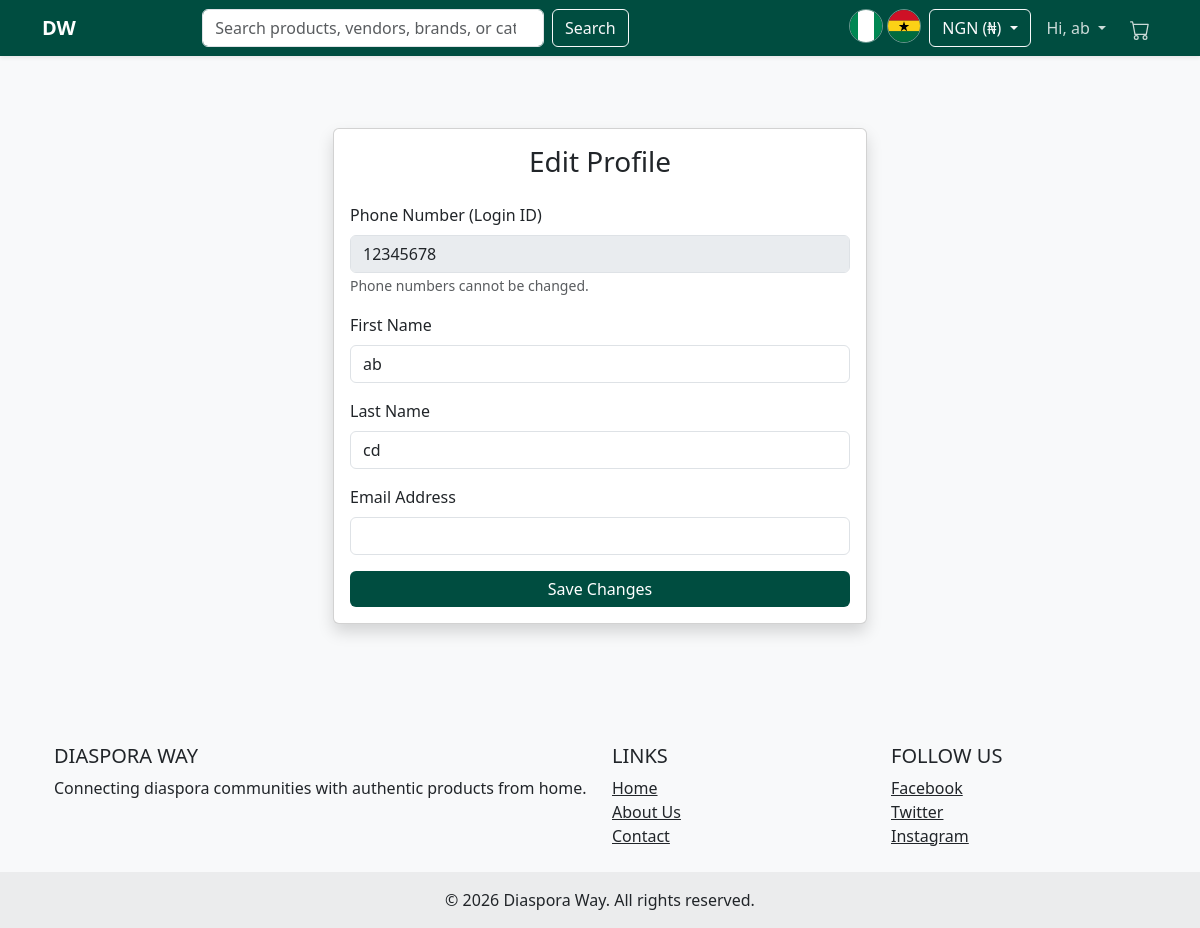
/users/profile/edit/ (signed in), run on the app's committed database.
### users/models.py (models this page shows, shortened)
class User(AbstractUser):
    class CountryChoices(models.TextChoices):
        NIGERIA = 'NG', 'Nigeria'
        GHANA = 'GH', 'Ghana'
    username = None  # Remove username field
    phone_number = models.CharField(max_length=15, unique=True)
    ROLE_CHOICES = (
        ('customer', 'Customer'),
        ('vendor', 'Vendor'),
        ('logistics', 'Logistics'),
        ('admin', 'Admin'),
    )
    role = models.CharField(max_length=10, choices=ROLE_CHOICES, default='customer')
    country = models.CharField(max_length=2, choices=CountryChoices.choices, default=CountryChoices.NIGERIA)
    USERNAME_FIELD = 'phone_number'
    REQUIRED_FIELDS = []
    objects = CustomUserManager()

### users/views.py (the view, shortened to what this page needs)
# urls.py: path('profile/edit/', views.edit_profile, name='edit_profile'),
@login_required
def edit_profile(request):
    return render(request, 'registration/edit_profile.html')

### core/context_processors.py (called while the page is built)
def currency_processor(request):
    currency = request.session.get('currency', 'NGN')
    if currency not in settings.CURRENCIES:
        currency = 'NGN'
    rate = settings.EXCHANGE_RATES.get(currency, 1.0)
    selected_currency = {
        'code': currency,
        **settings.CURRENCIES[currency],
    }
    currencies = [
        {'code': code, **details}
        for code, details in settings.CURRENCIES.items()
    ]
    return {
        'CURRENCY_CODE': currency,
        'CURRENCY_SYMBOL': selected_currency['symbol'],
        'CURRENCY_RATE': rate,
        'selected_currency': selected_currency,
        'currencies': currencies,
    }

### templates/registration/edit_profile.html (shortened to what this page needs)
{% extends 'base.html' %}
{% block content %}
<div class="container py-5">
    <div class="row justify-content-center">
        <div class="col-md-6">
            <div class="card shadow">
                <div class="card-body">
                    <h3 class="card-title text-center mb-4">Edit Profile</h3>
                    <form method="POST">
                        <div class="mb-3">
                            <label class="form-label">Phone Number (Login ID)</label>
                            <input type="text" class="form-control" value="{{ user.phone_number }}" disabled>
                            <small class="text-muted">Phone numbers cannot be changed.</small>
                        </div>
                        <div class="mb-3">
                            <label class="form-label">First Name</label>
                            <input type="text" name="first_name" class="form-control" value="{{ user.first_name }}">
                        </div>
                        <div class="mb-3">
                            <label class="form-label">Last Name</label>
                            <input type="text" name="last_name" class="form-control" value="{{ user.last_name }}">
                        </div>
                        <div class="mb-3">
                            <label class="form-label">Email Address</label>
                            <input type="email" name="email" class="form-control" value="{{ user.email }}">
                        </div>
                        <button type="submit" class="btn btn-primary w-100">Save Changes</button>
                    </form>
                </div>
            </div>
        </div>
    </div>
</div>
{% endblock %}

### templates/base.html (shortened to what this page needs)
{% load static currency_tags %}
<!DOCTYPE html>
<html lang="en">
<head>
    <link href="https://cdn.jsdelivr.net/npm/bootstrap@5.3.0/dist/css/bootstrap.min.css" rel="stylesheet">
</head>
<body>
    <nav class="navbar navbar-expand-lg navbar-dark sticky-top shadow-sm" style="background-color: #004d40; z-index: 1030;">
        <div class="container">
            <a class="navbar-brand fw-bold" href="{% url 'home' %}">DW</a>
            <div class="collapse navbar-collapse" id="navbarMain">
                <form class="d-flex mx-auto search-form" action="{% url 'home' %}" method="GET">
                    <input class="form-control me-2" type="search" name="q"
                           placeholder="Search products, vendors, brands, or categories..."
                           aria-label="Search" value="{{ query|default:'' }}">
                    <button class="btn btn-outline-light" type="submit">Search</button>
                </form>
                <ul class="navbar-nav ms-auto align-items-center">
                    <li class="nav-item me-1" title="Filter Nigeria products">
                        <a class="country-flag-link " href="{% url 'home' %}?country=NG" aria-label="Show Nigeria products">
                            <img src="{% static 'flags/ng.svg' %}" alt="Nigeria" class="img-fluid">
                        </a>
                    </li>
                    <li class="nav-item me-2" title="Filter Ghana products">
                        <a class="country-flag-link " href="{% url 'home' %}?country=GH" aria-label="Show Ghana products">
                            <img src="{% static 'flags/gh.svg' %}" alt="Ghana" class="img-fluid">
                        </a>
                    </li>
                    {% if currencies %}
                    <li class="nav-item dropdown me-2">
                        <button class="btn btn-outline-light dropdown-toggle" type="button" id="currencyDropdown"
                                data-bs-toggle="dropdown" aria-expanded="false">
                            {{ selected_currency.code }} ({{ selected_currency.symbol }})
                        </button>
                    </li>
                    {% endif %}
                    {% if user.is_authenticated %}
                        <li class="nav-item dropdown">
                            <a class="nav-link dropdown-toggle" href="#" id="userMenu" role="button"
                               data-bs-toggle="dropdown" aria-expanded="false">
                                Hi, {{ user.first_name|default:user.phone_number }}
                            </a>
                        </li>
                    {% else %}
                        <li class="nav-item"><a class="nav-link" href="{% url 'login' %}">Login</a></li>
                        <li class="nav-item"><a class="btn btn-primary ms-2" href="{% url 'register' %}">Sign Up</a></li>
                    {% endif %}
                    <li class="nav-item ms-2">
                        <a href="{% url 'cart_detail' %}" class="nav-link position-relative">
                        </a>
                    </li>
                </ul>
            </div>
        </div>
    </nav>
    <div class="container mt-4">
        {% block content %}{% endblock %}
    </div>
    <footer class="bg-light text-center text-lg-start mt-5">
        <div class="container p-4">
            <div class="row">
                <div class="col-lg-6 col-md-12 mb-4 mb-md-0">
                    <h5 class="text-uppercase">Diaspora Way</h5>
                    <p>
                        Connecting diaspora communities with authentic products from home.
                    </p>
                </div>
                <div class="col-lg-3 col-md-6 mb-4 mb-md-0">
                    <h5 class="text-uppercase">Links</h5>
                    <ul class="list-unstyled mb-0">
                        <li><a href="{% url 'home' %}" class="text-dark">Home</a></li>
                        <li><a href="#" class="text-dark">About Us</a></li>
                        <li><a href="#" class="text-dark">Contact</a></li>
                    </ul>
                </div>
                <div class="col-lg-3 col-md-6 mb-4 mb-md-0">
                    <h5 class="text-uppercase">Follow Us</h5>
                    <ul class="list-unstyled mb-0">
                        <li><a href="#" class="text-dark">Facebook</a></li>
                        <li><a href="#" class="text-dark">Twitter</a></li>
                        <li><a href="#" class="text-dark">Instagram</a></li>
                    </ul>
                </div>
            </div>
        </div>
        <div class="text-center p-3" style="background-color: rgba(0, 0, 0, 0.05);">
            © {% now "Y" %} Diaspora Way. All rights reserved.
        </div>
    </footer>
</body>
</html>

### templates/base.html (style rules this page uses)
body { background-color: #f8f9fa; }
.navbar { background-color: #004d40; }
.btn-primary { background-color: #004d40; border: none; }
.navbar-dark .navbar-nav .nav-link { color: rgba(255,255,255,.8); }
.search-form { width: 40%; margin: 0 auto; }
.country-flag-link { display: inline-flex; align-items: center; justify-content: center; width: 34px; height: 34px; border-radius: 999px; text-decoration: none; border: 1px solid rgba(255, 255, 255, 0.4); overflow: hidden; }
.country-flag-link img { width: 100%; height: 100%; object-fit: cover; }

### data on the page
User: first_name "ab", phone_number "12345678", last_name "cd"

### other printed values
{{ selected_currency.code }} "NGN"
{{ selected_currency.symbol }} "₦"
